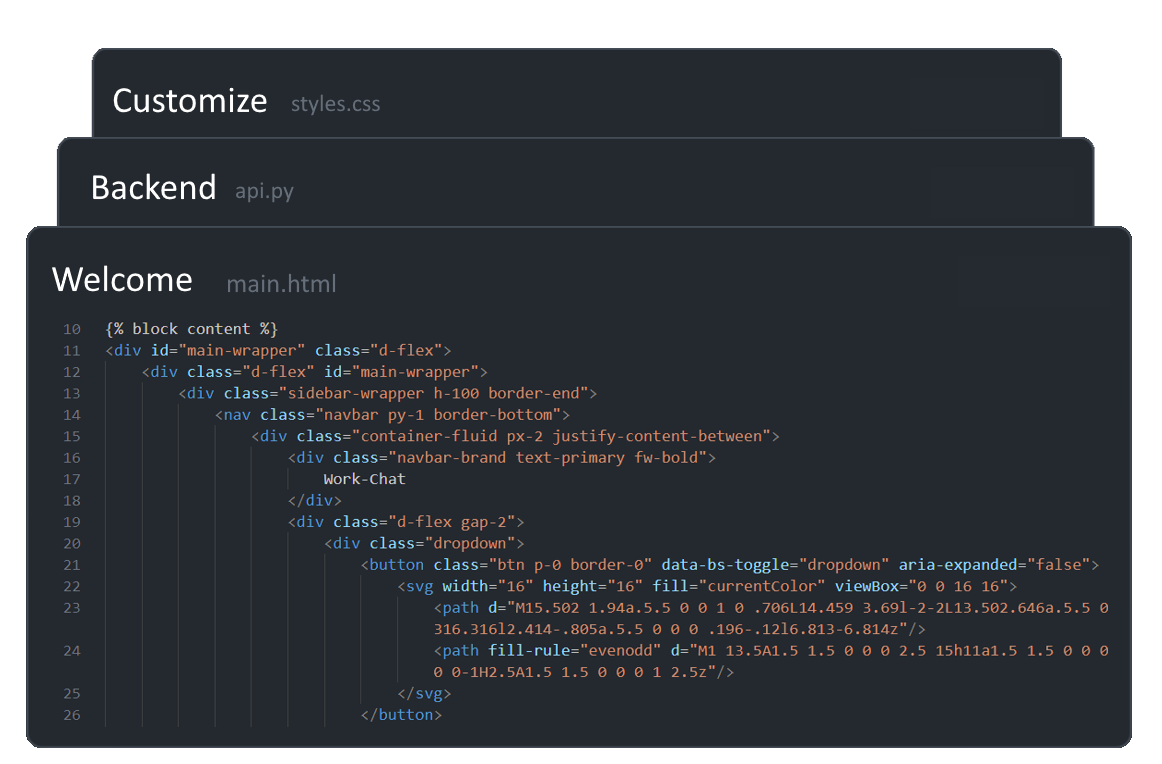
#> input picture assets/images/cards.png, 1162 x 764 px
$ python -i utils.py   (imports and definitions only)
#> lines starting #> are read from the running program, lines starting #| are printed output that depends on the picture
from io import BytesIO

from PIL import Image

IMAGE_SIZE = (256, 256)


def crop_image(file):
#> called with file = '../assets/images/cards.png'
    try:
        img = Image.open(file)
#> img is the input picture: PIL image 1162x764 RGBA; mean R, G, B, A 34.8, 38.4, 43.3, 217.1
    except:
        return None

    width, height = img.size
#> width = 1162; height = 764

    if width > height:
        left_right = int(((height - width) * -1) / 2)
#> left_right = 199
        img = img.crop((left_right, 0, width - left_right, height))
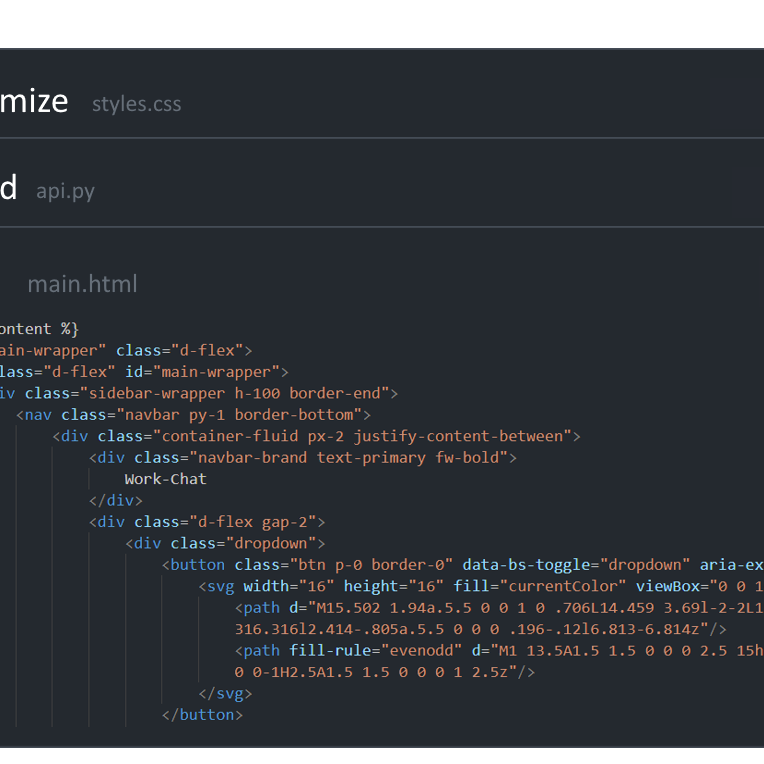
#> img: PIL image 764x764 RGBA; mean R, G, B, A 37.5, 41.1, 46.3, 233.6; transparent parts drawn white
    else:
        top_bottom = int(((width - height) * -1) / 2)
        img = img.crop((0, top_bottom, width, height - top_bottom))

    buffer = BytesIO()
    img.resize(IMAGE_SIZE).save(buffer, format="webp")
    return buffer.getvalue()

>>> result = crop_image('../assets/images/cards.png')

$ run again, on assets/images/code_visualization.png
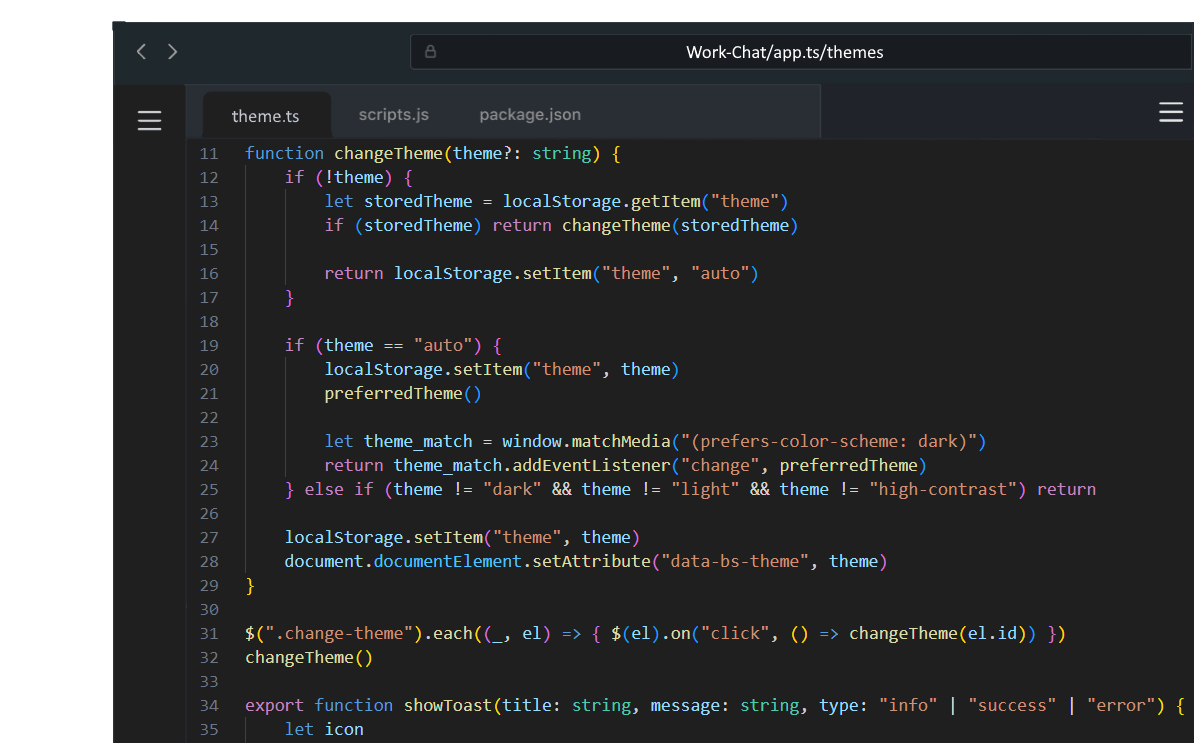
#> input picture assets/images/code_visualization.png, 1194 x 743 px
#> in crop_image, img is the input picture: PIL image 1194x743 RGBA; mean R, G, B, A 31.9, 32.9, 33.7, 224
#> in crop_image, `img = img.crop((left_right, 0, width - left_right, height))`:
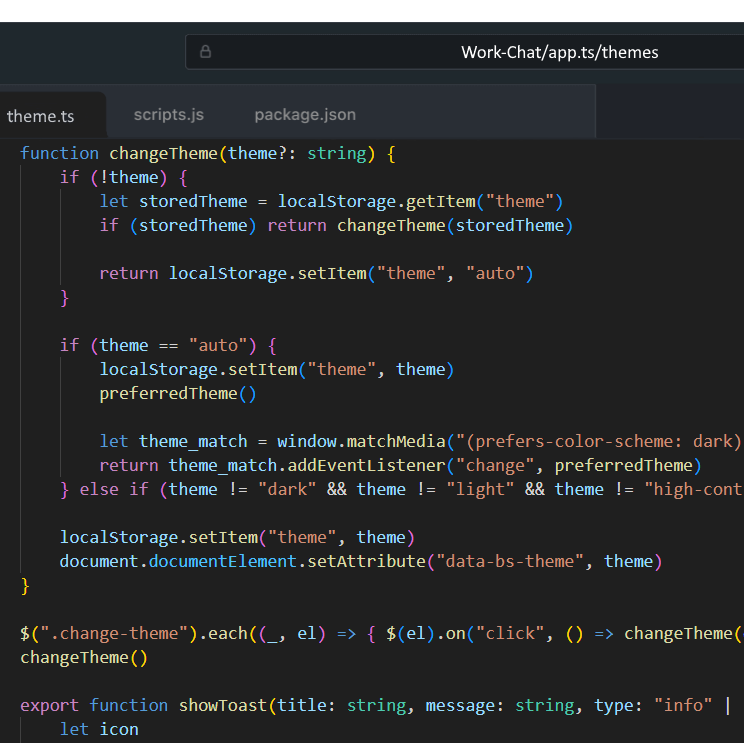
#> img: PIL image 744x743 RGBA; mean R, G, B, A 36.8, 38.2, 39.1, 247.4; transparent parts drawn white
